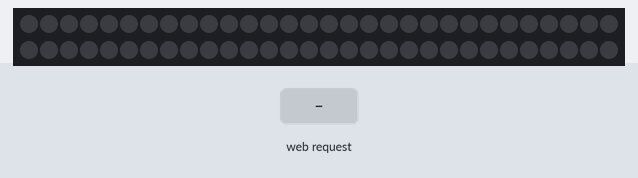
Simulated run of this sketch. Board: ESP8266 (NodeMCU). Parts: 60 RGB LEDs in strip order, left to right, continuing on the next row. Inputs (shaded band) come from the test bench. WiFi joins after 1.5 s; servers stay silent unless stated; what the sketch prints to the serial monitor is not drawn.

Above: at 3.7 s.
3.8 s: HTTP request GET /RED received
At 4.34 s:
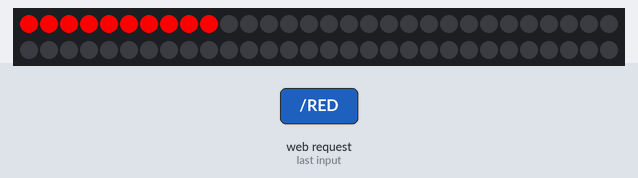
5.7 s: HTTP request GET /GREEN received
At 11.5 s:
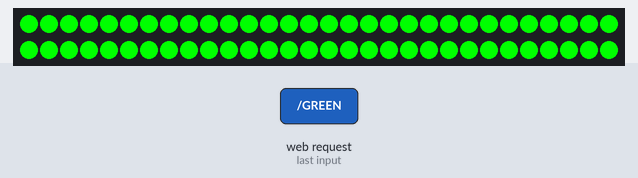
11.7 s: HTTP request GET /BLUE received
At 12.57 s:
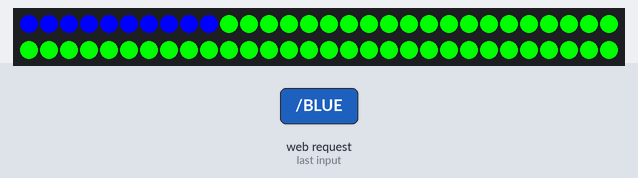
13.9 s: HTTP request GET /CYAN received
At 19.7 s:
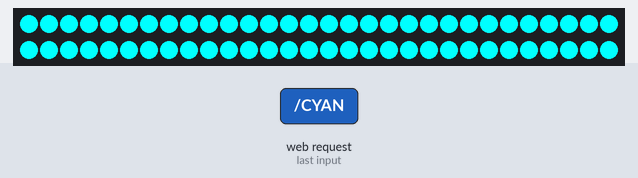
19.9 s: HTTP request GET /MAGENTA received
At 20.79 s:
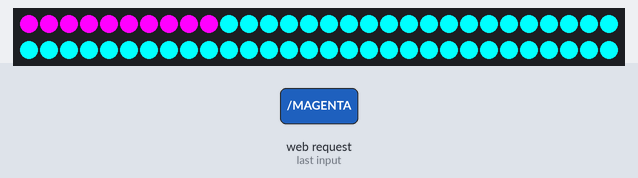
22.2 s: HTTP request GET /YELLOW received
At 27.7 s:
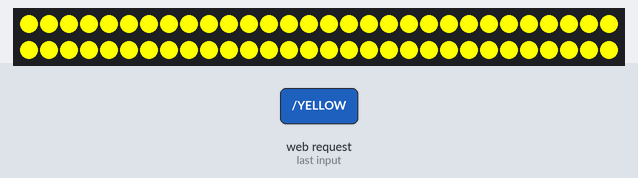

Measured:
- after the input at 3.8 s, the LEDs: first change at once (image 1 shows a later state)
- after the input at 5.7 s, the LEDs: first differ from a run without the input after 2.2 s (image 2 shows a later state)
- after the input at 11.7 s, the LEDs: first change after 0.33 s (image 3 shows a later state)
- after the input at 13.9 s, the LEDs: first differ from a run without the input after 2.2 s (image 4 shows a later state)
- after the input at 19.9 s, the LEDs: first change after 0.35 s (image 5 shows a later state)
- after the input at 22.2 s, the LEDs: first differ from a run without the input after 2.2 s (image 6 shows a later state)

The sketch:

night-lamp.ino
```cpp
#include <ESP8266WiFi.h>
#include <WiFiClient.h>
#include <ESP8266WebServer.h>


#include <Adafruit_NeoPixel.h>
#ifdef __AVR__
  #include <avr/power.h>
#endif

#define ledPin 13 //Board esp8266 pin D7

#define ledOnTime 10

//set up the LED lights
Adafruit_NeoPixel strip = Adafruit_NeoPixel(60, ledPin, NEO_GRB + NEO_KHZ800);

//set up network credentials
const char* ssid     = "laborator-a7";
const char* password = "laborator2022";

ESP8266WebServer server(80);


//set up the motion sensor
const int MOTION_SENSOR_PIN = 12;   // Board esp8266 pin D6 connected to the OUTPUT pin of motion sensor
int motionStateCurrent      = LOW; // current  state of motion sensor's pin
int motionStatePrevious     = LOW; // previous state of motion sensor's pin

bool isLEDOn = false;
String webpage = "";

int lastCommand = 0;

void colorWipe(uint32_t color, int wait) {
  for(int i=0; i<strip.numPixels(); i++) {
    strip.setPixelColor(i, color);
    strip.show();
    delay(wait);
  }
}

void setup(){

  webpage = "<!DOCTYPE html><html><body><h1>Welcome to our Night Lamp App!</h1> <h2> Please Select your preferences:</h2><p><a href=\"/RED\"><button class=\"button\">RED</button></a></p><p><a href=\"/GREEN\"><button class=\"button\">GREEN</button></a></p><p><a href=\"/BLUE\"><button class=\"button\">BLUE</button></a></p><p><a href=\"/CYAN\"><button class=\"button\">CYAN</button></a></p><p><a href=\"/MAGENTA\"><button class=\"button\">MAGENTA</button></a></p><p><a href=\"/YELLOW\"><button class=\"button\">YELLOW</button></a></p><p><a href=\"/WHITE\"><button class=\"button\">WHITE</button></a></p><p><a href=\"/START\"><button class=\"button\">START</button></a></p></body></html>";
  Serial.begin(9600);
  //set up strip as having LOW values at first
  strip.begin();
  strip.show();
  pinMode(MOTION_SENSOR_PIN, INPUT);

  delay(1000);

  WiFi.begin(ssid, password); //begin WiFi connection
  Serial.println("");

  // Wait for connection
  while (WiFi.status() != WL_CONNECTED) {
    delay(500);
    Serial.print(".");
  }

  Serial.println("");
  Serial.print("Connected to ");
  Serial.println(ssid);
  Serial.print("IP address: ");
  Serial.println(WiFi.localIP());

  server.on("/", [](){
    server.send(200, "text/html", webpage);
  });

  server.on("/RED", [](){
    server.send(200, "text/html", webpage);
    colorWipe(strip.Color(255, 0, 0), 50);
    isLEDOn = true;
    delay(1000);

  });
  server.on("/GREEN", [](){
    server.send(200, "text/html", webpage);
    colorWipe(strip.Color(0, 255, 0), 50);
    isLEDOn = true;
    delay(1000);
  });

  server.on("/BLUE", [](){
    server.send(200, "text/html", webpage);
    colorWipe(strip.Color(0, 0, 255), 50);
    isLEDOn = true;
    delay(1000);
  });

  server.on("/CYAN", [](){
    server.send(200, "text/html", webpage);
    colorWipe(strip.Color(0, 255, 255), 50);
    isLEDOn = true;
    delay(1000);
  });

  server.on("/MAGENTA", [](){
    server.send(200, "text/html", webpage);
    colorWipe(strip.Color(255, 0, 255), 50);
    isLEDOn = true;
    delay(1000);
  });

  server.on("/YELLOW", [](){
    server.send(200, "text/html", webpage);
    colorWipe(strip.Color(255, 255, 0), 50);
    isLEDOn = true;
    delay(1000);
  });

  server.on("/WHITE", [](){
    server.send(200, "text/html", webpage);
    colorWipe(strip.Color(255, 255, 255), 50);
    isLEDOn = true;
    delay(1000);
  });

  server.on("/START", [](){
    server.send(200, "text/html", webpage);
    if(isLEDOn == true){
      delay(10000);
      colorWipe(strip.Color(0, 0, 0), 50);
      isLEDOn = false;
    }
    else {
      motionStateCurrent = digitalRead(MOTION_SENSOR_PIN);
        if(motionStateCurrent == HIGH){
            Serial.println("Motion detected!");
            for(int i =0; i <= 50;  i+=5){
              colorWipe(strip.Color(255,255,255), i);
            }
            delay(5000);
            colorWipe(strip.Color(0,0,0), 50);
        }
    }
  });

  server.begin();
  Serial.println("Web server started!");
}

void loop(){
  server.handleClient();
}
```
